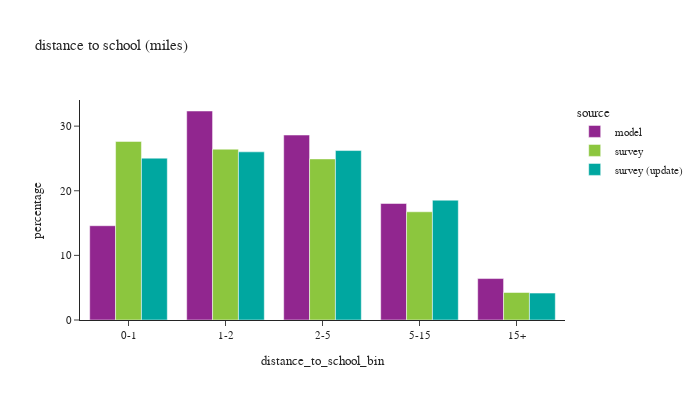

The code cell stored with this chart in its notebook:
### Code cell
def plot_distance(df:pd.DataFrame, group:str, title_name:str):

    count = df.loc[(df['source']=='model') & (df[group]),['distance_to_school_bin']].value_counts()
    # print(f"model person count =\n"
    #       f"{count.sort_values()}")

    # plot1
    df_plot = df.loc[(df[group]) & (df['distance_to_school_bin'] != float('nan'))].groupby(['source','distance_to_school_bin'])['psexpfac'].sum().reset_index()
    df_plot['percentage'] = df_plot.groupby(['source'], group_keys=False)['psexpfac'].\
            apply(lambda x: 100 * x / float(x.sum()))
    # df_plot
    #
    fig1 = px.bar(df_plot, x='distance_to_school_bin', y="percentage", color="source", barmode="group",
                  title=title_name)
    fig1.for_each_annotation(lambda a: a.update(text = a.text.split("=")[-1]))
    fig1.update_layout(height=400, width=700, font=dict(size=11))
    fig1.show()

    # # plot2
    df_plot = df.loc[(df[group]) & (df['d_school_bin_60mi'].notna())].groupby(['source','d_school_bin_60mi'])['psexpfac'].sum().reset_index()
    df_plot['percentage'] = df_plot.groupby(['source'], group_keys=False)['psexpfac'].\
                apply(lambda x: 100 * x / float(x.sum()))
    # df_plot
    #
    fig2 = px.line(df_plot, x='d_school_bin_60mi', y="percentage", color="source",
                   title=title_name)
    fig2.for_each_annotation(lambda a: a.update(text = a.text.split("=")[-1]))
    fig2.update_layout(height=400, width=700, font=dict(size=11))
    fig2.show()

# distance to work
plot_distance(df_students,'pstyp',"distance to school (miles)")

### Figure 1 — Plotly figure (JSON) as saved in the notebook; plotly's stock layout.template omitted (floating-point values rounded to 4 significant figures)
{"data": [{"alignmentgroup": "True", "hovertemplate": "source=model<br>distance_to_school_bin=%{x}<br>percentage=%{y}<extra></extra>", "legendgroup": "model", "marker": {"color": "#91268F", "pattern": {"shape": ""}}, "name": "model", "offsetgroup": "model", "orientation": "v", "showlegend": true, "textposition": "auto", "type": "bar", "x": ["0-1", "1-2", "2-5", "5-15", "15+"], "xaxis": "x", "y": [14.59, 32.34, 28.62, 18.03, 6.415], "yaxis": "y"}, {"alignmentgroup": "True", "hovertemplate": "source=survey<br>distance_to_school_bin=%{x}<br>percentage=%{y}<extra></extra>", "legendgroup": "survey", "marker": {"color": "#8CC63E", "pattern": {"shape": ""}}, "name": "survey", "offsetgroup": "survey", "orientation": "v", "showlegend": true, "textposition": "auto", "type": "bar", "x": ["0-1", "1-2", "2-5", "5-15", "15+"], "xaxis": "x", "y": [27.64, 26.43, 24.93, 16.75, 4.257], "yaxis": "y"}, {"alignmentgroup": "True", "hovertemplate": "source=survey (update)<br>distance_to_school_bin=%{x}<br>percentage=%{y}<extra></extra>", "legendgroup": "survey (update)", "marker": {"color": "#00A7A0", "pattern": {"shape": ""}}, "name": "survey (update)", "offsetgroup": "survey (update)", "orientation": "v", "showlegend": true, "textposition": "auto", "type": "bar", "x": ["0-1", "1-2", "2-5", "5-15", "15+"], "xaxis": "x", "y": [25.05, 26.02, 26.22, 18.54, 4.171], "yaxis": "y"}], "layout": {"barmode": "group", "font": {"size": 11}, "height": 400, "legend": {"title": {"text": "source"}, "tracegroupgap": 0}, "title": {"text": "distance to school (miles)"}, "width": 700, "xaxis": {"anchor": "y", "domain": [0.0, 1.0], "title": {"text": "distance_to_school_bin"}}, "yaxis": {"anchor": "x", "domain": [0.0, 1.0], "title": {"text": "percentage"}}}}
